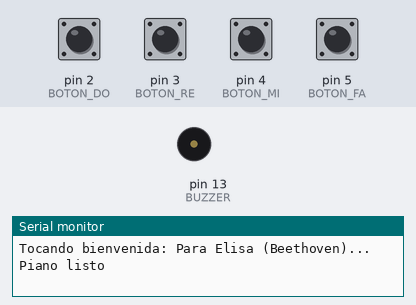
Recording of a sketch running on a simulated Arduino Uno, built with avr-gcc and run on an emulated ATmega328P. Parts: buzzer (waves = sounding), the last lines printed to the serial monitor. The inputs (shaded band) are chosen by the test bench; at power-on: pin 2 (BOTON_DO), pin 3 (BOTON_RE), pin 4 (BOTON_MI), pin 5 (BOTON_FA) HIGH.

Above: at 4.3 s.
4.4 s: pin 2 (BOTON_DO) pulled LOW for 0.15 s
At 4.47 s:
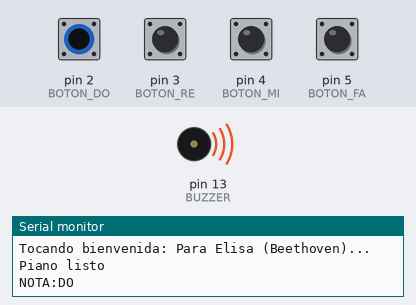
6.0 s: pin 3 (BOTON_RE) pulled LOW for 0.15 s
At 7.0 s:
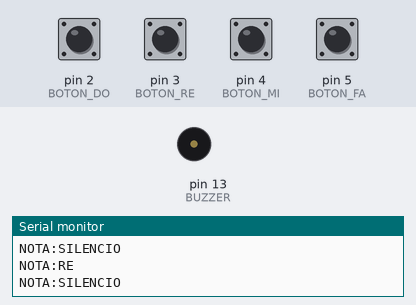
7.6 s: pin 4 (BOTON_MI) pulled LOW for 0.15 s
At 7.67 s:
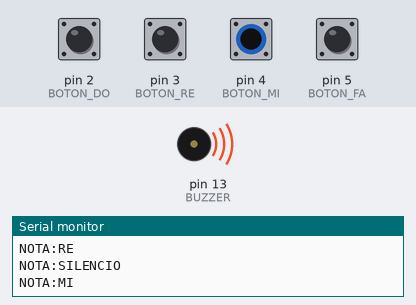
9.2 s: pin 5 (BOTON_FA) pulled LOW for 0.15 s
At 10.6 s:
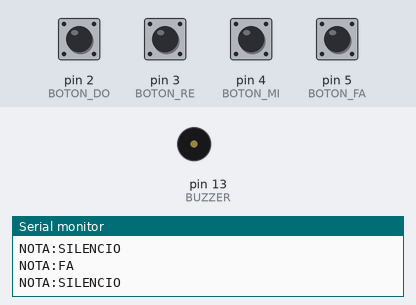
Timing chart, 0 to 11.8 s (numbered marks = the images above; inputs shaded):
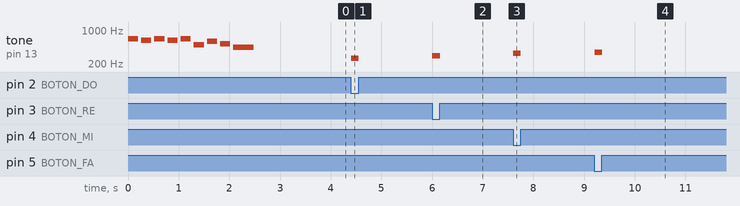

Measured:
- after the input at 4.4 s, tone on pin 13 (BUZZER): silent → 262 Hz at once, → silent 0.15 s later
- after the input at 6.0 s, tone on pin 13 (BUZZER): silent → 294 Hz at once, → silent 0.15 s later
- after the input at 7.6 s, tone on pin 13 (BUZZER): silent → 330 Hz at once, → silent 0.15 s later
- after the input at 9.2 s, tone on pin 13 (BUZZER): silent → 349 Hz at once, → silent 0.15 s later

The sketch:

piano_arduino.ino
```cpp
// =======================================================
// Piano Arduino con Inicio de "Para Elisa" (Beethoven)
// + Salida Serial estructurada para persistencia (NOTA:XXX)
// =======================================================

const int BUZZER = 13;

// -----------------------
// BOTONES
// -----------------------
const int BOTON_DO = 2;
const int BOTON_RE = 3;
const int BOTON_MI = 4;
const int BOTON_FA = 5;

// -----------------------
// NOTAS MUSICALES DEL PIANO
// -----------------------
const int DO = 262;
const int RE = 294;
const int MI = 330;
const int FA = 349;

// -----------------------
// NOTAS EXTRA PARA "PARA ELISA"
// -----------------------
const int NOTE_E5  = 659;
const int NOTE_DS5 = 622;
const int NOTE_B4  = 494;
const int NOTE_D5  = 587;
const int NOTE_C5  = 523;
const int NOTE_A4  = 440;

int notaActual = 0;

void setup() {
  Serial.begin(9600);
  configurarPines();
  Serial.println("Tocando bienvenida: Para Elisa (Beethoven)...");
  tocarMelodiaInicio();
  Serial.println("Piano listo");
}

void loop() {
  int nuevaNota = leerBotones();
  actualizarSonido(nuevaNota);
  delay(10);
}

void configurarPines() {
  pinMode(BOTON_DO, INPUT_PULLUP);
  pinMode(BOTON_RE, INPUT_PULLUP);
  pinMode(BOTON_MI, INPUT_PULLUP);
  pinMode(BOTON_FA, INPUT_PULLUP);
  pinMode(BUZZER, OUTPUT);
}

int leerBotones() {
  if (digitalRead(BOTON_DO) == LOW) return DO;
  else if (digitalRead(BOTON_RE) == LOW) return RE;
  else if (digitalRead(BOTON_MI) == LOW) return MI;
  else if (digitalRead(BOTON_FA) == LOW) return FA;
  return 0;
}

void actualizarSonido(int nuevaNota) {
  if (nuevaNota != notaActual) {
    if (nuevaNota == 0) {
      noTone(BUZZER);
      // IMPORTANTE: este prefijo "NOTA:" es lo que el script Python
      // va a leer para saber que se trata de un evento de nota.
      Serial.println("NOTA:SILENCIO");
    } else {
      tone(BUZZER, nuevaNota);
      imprimirNombreNota(nuevaNota);
    }
    notaActual = nuevaNota;
  }
}

// ====================================================
// FUNCIÓN: Mostrar el nombre de la nota por Serial
// Ahora imprime en formato "NOTA:DO" para que el
// puente Python (serial_bridge.py) lo pueda parsear
// fácilmente con split(":").
// ====================================================
void imprimirNombreNota(int nota) {
  if (nota == DO)       Serial.println("NOTA:DO");
  else if (nota == RE)  Serial.println("NOTA:RE");
  else if (nota == MI)  Serial.println("NOTA:MI");
  else if (nota == FA)  Serial.println("NOTA:FA");
}

void tocarMelodiaInicio() {
  int melodia[] = {
    NOTE_E5, NOTE_DS5, NOTE_E5, NOTE_DS5, NOTE_E5,
    NOTE_B4, NOTE_D5, NOTE_C5, NOTE_A4
  };
  int duraciones[] = {
    200, 200, 200, 200, 200,
    200, 200, 200, 400
  };
  int cantidadNotas = sizeof(melodia) / sizeof(melodia[0]);

  for (int i = 0; i < cantidadNotas; i++) {
    if (melodia[i] == 0) {
      noTone(BUZZER);
    } else {
      tone(BUZZER, melodia[i], duraciones[i]);
    }
    delay(duraciones[i] * 1.30);
  }
  noTone(BUZZER);
  delay(500);
}
```
